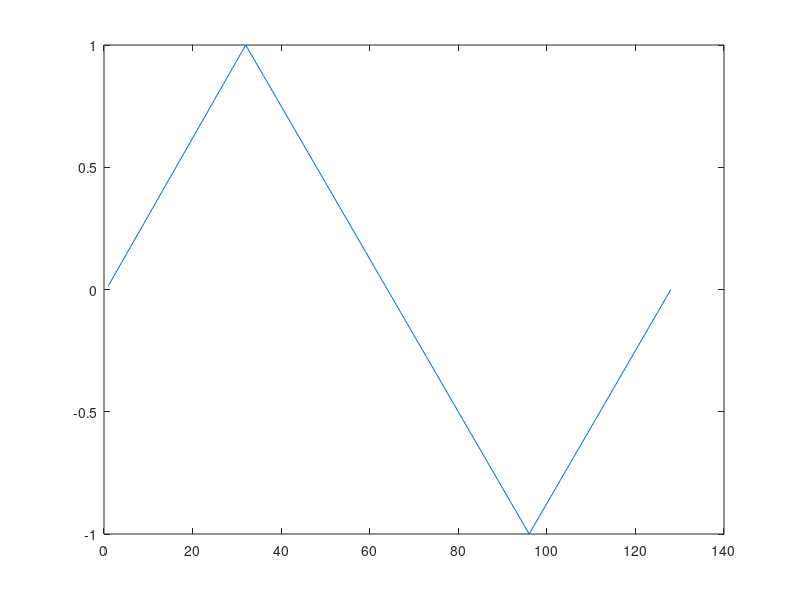

This figure's MATLAB source:
cd '~/Documents/GulfStream/Code/PYTHON/TESTS/';

fileID = fopen('results.txt','r');

formatSpec = '%f';
sizeA = [2 Inf];

A = fscanf(fileID,formatSpec,sizeA);

plot(A(2,:));
